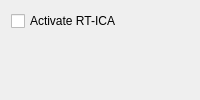
<?xml version="1.0" encoding="UTF-8"?>
<ui version="4.0">
 <class>RtIcaSettingsViewWidget</class>
 <widget class="QWidget" name="RtIcaSettingsViewWidget">
  <property name="geometry">
   <rect>
    <x>0</x>
    <y>0</y>
    <width>200</width>
    <height>100</height>
   </rect>
  </property>
  <property name="windowTitle">
   <string>RT-ICA Settings</string>
  </property>
  <layout class="QGridLayout" name="gridLayout">
   <item row="0" column="0">
    <widget class="QCheckBox" name="m_pCheckBoxActivateRtIca">
     <property name="text">
      <string>Activate RT-ICA</string>
     </property>
    </widget>
   </item>
   <item row="1" column="0">
    <spacer name="verticalSpacer">
     <property name="orientation">
      <enum>Qt::Vertical</enum>
     </property>
     <property name="sizeHint" stdset="0">
      <size>
       <width>20</width>
       <height>40</height>
      </size>
     </property>
    </spacer>
   </item>
  </layout>
 </widget>
 <resources/>
 <connections/>
</ui>
